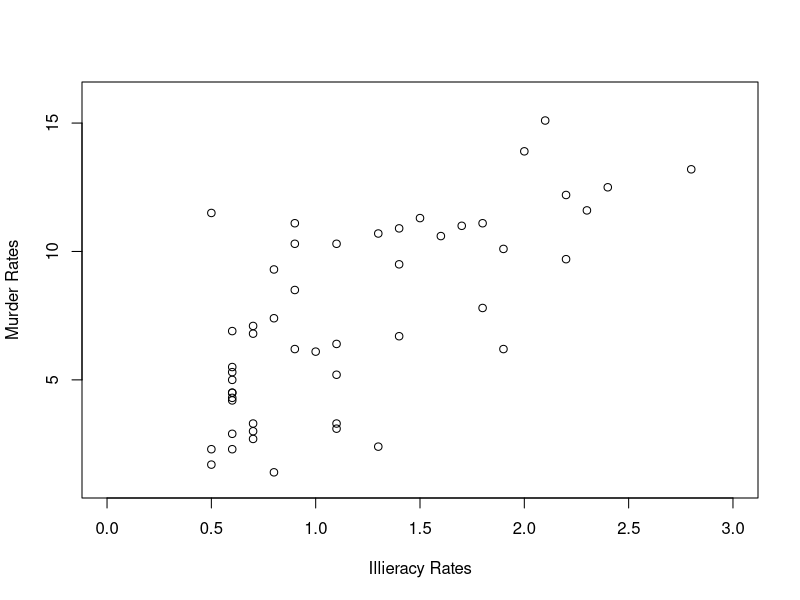
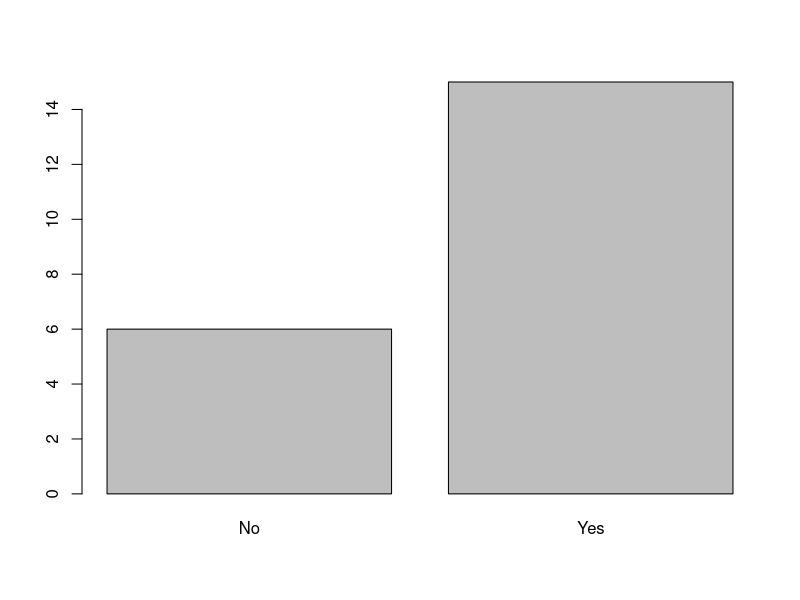
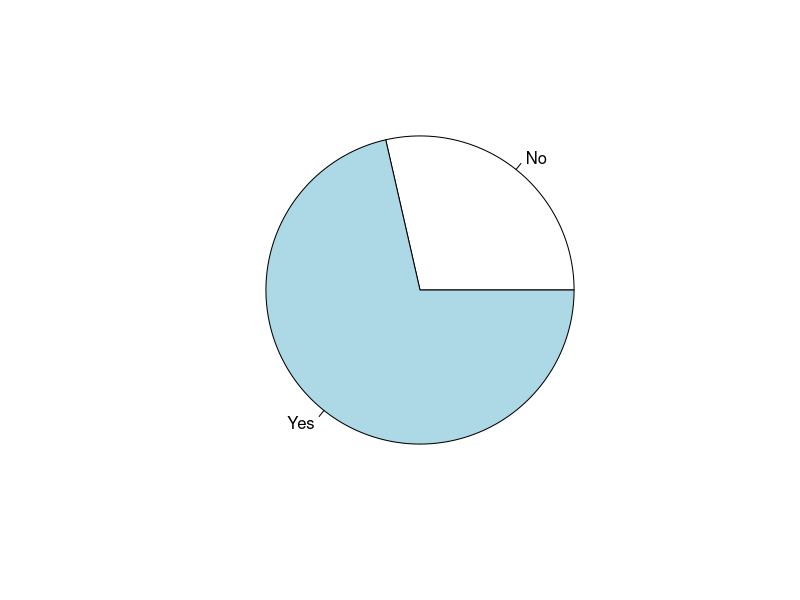

Reproduce these figures in R, in order.
## ---- chunk 1
knitr::opts_chunk$set(echo = TRUE)
#'%>%' <- magrittr::'%>%' 
library(dplyr)
## ---- chunk 2
# Tests
result_3.1 <- c(
    4 + 2 * 8, 
    4 + 2 * 8 + 3,
    -2^2,
    1 + 2^2 * 4,
    (2 + 4) / 3 / 2
    )

data.table::data.table(
    "exercise" = LETTERS[1:5],
    "result" = result_3.1
    ) %>%
    glue::glue_data("The output of exercise {exercise} is {result}")
## ---- chunk 3
# Tests
result_3.2 <- c(
    5 / 0,
    1 / Inf,
    0 / 0,
    Inf + 1
)

data.table::data.table(
    "exercise" = LETTERS[1:4],
    "result" = result_3.2
    ) %>%
    glue::glue_data("The output of exercise {exercise} is {result}")
## ---- chunk 4
# Tests

x <- 45
typeof(x)

x <- "foo"
typeof(x)

x <- FALSE
typeof(x)

x <- NULL
typeof(x)
## ---- chunk 5
x <- 2
x <- x * 2 + 1
x <- x * 3
# My prediction is that x will be 15. 
x
## ---- chunk 6
# 1: Create a variable y containing the value 5.
y <- 5

# 2: Overwrite the value of y by the value 3 * y
y <- 3 * y

# 3: Copy the value y into a new variable z
z <- y

## ---- chunk 7
signif(digits = 5, x = 342.88937)
signif(342.88937, 5)
## ---- chunk 8
x = 1
y = 'a'
z = NaN

ls()
rm(x)
ls()
rm(list = ls())
ls()
## ---- chunk 9
c(3, 7, 2, 8)
## ---- chunk 10
matrix(
    data = seq(from = 2, to = 8, by = 2), nrow = 2, ncol = 2
    )
## ---- chunk 11
list("e", 9, TRUE)
## ---- chunk 12
data.frame(
    "Category" = sort(rep(LETTERS[1:3], 2)),
    "Value" = c(5, 4, 6, 6, 9, 8)
)
## ---- chunk 13
x <- c(2, 3, 4, 5)
y <- c(6, 7, 8, 9)
c(x, y)
## ---- chunk 14
x + y
## ---- chunk 15
x <- c(2, 3, 4, 5)
x + 1
## ---- chunk 16
x * 2
## ---- chunk 17
y <- c(6, 7, 8)
z <- c(2, 3)
y + z
## ---- chunk 18
# a
x <- 2
is.vector(x)

# b
is.vector(2)
## ---- chunk 19
x <- c(2, 3, "a")
x
## ---- chunk 20
x <- c(2, 3, TRUE)
x
## ---- chunk 21
x <- c("a", "b")
y <- c(FALSE, TRUE)
c(x, y)
## ---- chunk 22
x <- c(7, 6, 4, 2, 3, 5)
## ---- chunk 23
x[2]
x[-2]
x[c(1,2)]
x[c(2,1)]
## ---- chunk 24
x[1] <- 5
x
## ---- chunk 25
x <- c(7, 6, 4, 2, 3, 5)

# a) Write a command that returns the 4th element of x
x[4]

# b) Write a command that replaces the 4th element of x with the value 1
x[4] <- 1

# c) Write a command that returns all but the 6th element of x
x[-6]

## ---- chunk 26
x <- c(7, 6, 4, 2)
ans <- x[c(2, 1, 3, 4)]
## ---- chunk 27
ans
## ---- chunk 28
x <- c(7, 6, 4, 2, 3, 5)

# a) Sort the vector in ascending order.
sort(x)

# b) Sort the vector in reverse order.
rev(x)

# c) Sort the vector in descending order.
sort(x, decreasing = TRUE)
## ---- chunk 29
ans <- x[c(FALSE, FALSE, TRUE, FALSE, FALSE, TRUE)]
## ---- chunk 30
ans
## ---- chunk 31
1:5
6:10
5:1
## ---- chunk 32
is.vector(1:5)
## ---- chunk 33
seq(from = 1, to = 2.5, by = 0.5)
seq(from = 2.5, to = 1, by = -0.5)
## ---- chunk 34
rep(2, times = 3)
rep(1:2, times = 3)
## ---- chunk 35
x <- c(3, 4, 10)
## ---- chunk 36
x == 4
x > 4
x >= 4
x != 4
## ---- chunk 37
x <- c(3, 4, 10)
y <- c(3, 4, 5)
## ---- chunk 38
x == y
x != y
## ---- chunk 39
TRUE + TRUE + FALSE + FALSE + FALSE
sum(c(TRUE, TRUE, FALSE, FALSE, FALSE))
## ---- chunk 40
x <- c(10, 8, -2, -6, -5)
## ---- chunk 41
x > 0
sum(x > 0)
## ---- chunk 42
x <- c(2,8,6,7,1,4,9)
## ---- chunk 43
# Tests
any(x == 4)
all(x == 4)
which(x == 4)
which(x != 4)
## ---- chunk 44
x <- c(53, 42, 64, 71, 84, 62, 95)
y <- c(53, 41, 68, 71, 81, 66, 65)
## ---- chunk 45
any(x == y)
## ---- chunk 46
all(x == y)
## ---- chunk 47
which(x == y)
## ---- chunk 48
which.min(x)
which.max(x)
## ---- chunk 49
x <- c(10, 147, 7, 6, 7, 12, 9, 12, 11, 8)

# a) Use mean() to compute the mean
mean(x)

# b) Use median() to calculate the median
median(x)

# c) Use sd() to calculate the standard deviation
sd(x)
## ---- chunk 50
sd(c(5, 5, 5, 5, 5))
## ---- chunk 51
sd(c(5, 6, 7))
sd(c(1, 6, 11))
## ---- chunk 52
abs(c(-1, 3, -4, -2))
## ---- chunk 53
degreesC <- c(23, 19, 21, 22, 18, 20, 24, 25)
## ---- chunk 54
degreesF <- (9/5) * degreesC + 32
degreesF
## ---- chunk 55
x <- c(538, 432, 684, 716, 814, 624, 956)
## ---- chunk 56
x[x > 700]
subset(x, subset = x > 700)

# c) 
subset(x, subset = x != 814)
## ---- chunk 57
Gender <- c("f", "m", "f", "m", "m", "f", "f", "f", "m", "f", "f", "m")
Age <- c(33, 35, 29, 34, 37, 36, 35, 40, 43, 38, 40, 44)
BP <- c(118, 115, 110, 117, 112, 119, 114, 121, 123, 117, 120, 121)

ex_41_df <- data.table::data.table(
    "Gender" = Gender,
    "Age" = Age,
    "Blood Pressure" = BP
) %>% tibble::as_tibble()

ex_41_df
## ---- chunk 58
3 == NA
NA == NA
## ---- chunk 59
x <- c(1, 2, NA)
## ---- chunk 60
sum(x)
sum(x, na.rm = TRUE)
## ---- chunk 61
x <- c(8, 4) %>%
    rep(3) %>%
    sort(decreasing = TRUE) %>%
    matrix(nrow = 2, byrow = TRUE)
x
## ---- chunk 62
dim(x)
nrow(x)
ncol(x)
## ---- chunk 63
matrix(c(1,2,3), nrow = 4, ncol = 2)
## ---- chunk 64
matrix(c(5, 4, 5, 4), nrow = 2, ncol = 2)
cbind(c(5, 4), c(5, 4))
rbind(c(5, 5), c(4, 4))
## ---- chunk 65
x <- matrix(1:9, nrow = 3, ncol = 3)
x
## ---- chunk 66
# Tests

x[1, 3]
x[1,]
x[, 3]
x[, -3]
## ---- chunk 67
x <- matrix(1:6, nrow = 2, ncol = 3)
x
## ---- chunk 68
x[, c(3,1,2)]
## ---- chunk 69
x <- matrix(
    c(8, 6, 3, 6, 5, 7),
    nrow = 3, ncol = 2
    )
x
## ---- chunk 70
apply(x, MARGIN = 1, FUN = sum)
apply(x, MARGIN = 2, FUN = min)
## ---- chunk 71
apply(X = USPersonalExpenditure, MARGIN = 1, FUN = mean)
## ---- chunk 72
apply(X = USPersonalExpenditure, MARGIN = 2, FUN = mean)
## ---- chunk 73
apply(X = USPersonalExpenditure, MARGIN = 1, FUN = sum)
## ---- chunk 74
apply(X = USPersonalExpenditure, MARGIN = 2, FUN = sum)
## ---- chunk 75
Employees <- list(Name = c("Joe", "Kim", "Ann", "Bob"),
Salary = c(56000, 67000, 60000, 55000),
Union = c (TRUE, TRUE, FALSE, FALSE))

str(Employees)
paste("---")
length(Employees)
## ---- chunk 76
# Tests
## c)
Employees[[3]]
print("---")
## d)
Employees$Union
## ---- chunk 77
x <- list(x1 = c(1, 2), x2 = c("a", "b"), x3 = 12)
## ---- chunk 78
names(x)
## ---- chunk 79
HtWtAge <- list(
    Height = c(65, 68, 70, 60, 61), 
    Weight = c(160, 171, 158, 148, 215), 
    Age = c(23, 20, 37, 40, 44)
)
## ---- chunk 80
# a)
lapply(HtWtAge, FUN = max)
# b)
sapply(HtWtAge, FUN = max)
## ---- chunk 81
col <- c("white", "grey", "black", "brown", "black", "white", "black",
"white")
wt <- c(23, 21, 12, 26, 25, 22, 26, 19)
len <- c(3.8, 3.7, 3.0, 3.4, 3.4, 3.1, 3.5, 3.2)
## ---- chunk 82
mice.data <- data.frame(
    "Color" = col,
    "Weight" = wt,
    "Length" = len
)

mice.data
## ---- chunk 83
rm(mice.data)
## ---- chunk 84
#my.file <- file.choose()
## ---- chunk 85
# Breaks when knitting to pdf. 
#my.file
## ---- chunk 86
# This breaks on 
#mice.data <- read.csv(my.file, sep = "", header = TRUE)
## ---- chunk 87
#mice.data
## ---- chunk 88
mice.data <- read.delim("mice.txt", sep = "") %>%
    as.data.frame()
## ---- chunk 89
nrow(mice.data)
ncol(mice.data)
head(mice.data)
names(mice.data)
str(mice.data)
## ---- chunk 90
status <- c("Married", "Single", "Single", "Married", "Single",
"Married", "Married", "Single", "Single")
age <- c(36, 33, 21, 29, 19, 35, 39, 28, 21)
educ <- c("HS Diploma", "Bachelor of Arts", "Bachelor of Science",
"Bachelor of Science", "HS Diploma", "Bachelor of Arts",
"Master of Science", "HS Diploma", "HS Diploma")

my.data <- data.frame(Status = status, Age = age, Education = educ)
## ---- chunk 91
my.data[6, 2]
my.data[6, ]
my.data[, 2]
my.data$Age
my.data[[2]]
## ---- chunk 92
# First solution []
my.data[, 3]
print("---[Second Solution]---")
# Second solution $
my.data$Education
print("---[Third Solution]---")
# Third solution [[]]
my.data[[3]]
## ---- chunk 93
age2 <- c(37, 34, 22, 30, 20, 36, 40, 29, 22)
## ---- chunk 94
x <- data.frame(A = 1:5, B = 6:10, C = c("a", "b", "c", "d", "e"))
## ---- chunk 95
names(x)
is.vector(names(x))
typeof(names(x))
## ---- chunk 96
names(x) <- c("AA", "BB", "CC")
x
## ---- chunk 97
# Note: Head used to avoid bloating pdf even further.
head(warpbreaks[warpbreaks$tension %in% "M", ])
## ---- chunk 98
head(subset(warpbreaks, subset = tension %in% "M"))
## ---- chunk 99
x.factor <- c("a", "a", "b", "b", "c", "c", "d", "d") %>%
    as.factor()

x.factor
## ---- chunk 100
length(x.factor)
## ---- chunk 101
levels(x.factor)
## ---- chunk 102
nlevels(x.factor)
## ---- chunk 103
x.fac <- factor(c("a", "a", "a", "b", "b", "c"))
levels(x.fac)
## ---- chunk 104
illit <- state.x77[, 3]
murder <- state.x77[, 5]
plot(x = illit, y = murder,
     ylab = "Murder Rates",
     xlab = "Illieracy Rates",
     xlim = c(0, 3),
     ylim = c(1, 16))
## ---- chunk 105
laughed <- c("Yes", "Yes", "Yes", "No", "Yes", "No", "Yes", "Yes", "Yes", "Yes", "No",
"Yes", "Yes", "Yes", "No", "No", "Yes", "Yes", "Yes", "No", "Yes")
## ---- chunk 106
my.tab <- table(laughed)
my.tab
## ---- chunk 107
my.tab %>% barplot()
## ---- chunk 108
my.tab %>% pie()
## ---- chunk 109
c("a", "b", "c") %>%
    class()

c(3, 6, 1) %>%
    class()

list(3, 5, 2) %>%
    class()
## ---- chunk 110
sqrt %>% 
    class()
## ---- chunk 111
sqrt %>%
    is.function()
## ---- chunk 112
apply.fun <- function(x, FUN) {
    do.call(FUN, arg = list(x))
}
## ---- chunk 113
glue::glue("
           The output of apply.fun(x = 4, FUN = sqrt) is {apply.fun(x = 4, FUN = sqrt)}.
           The output of apply.fun(x = -3, FUN = abs) is { apply.fun(x = -3, FUN = abs)}.
           ")
## ---- chunk 114
x <- c("a", "b", "c")
y <- factor(c("a", "b", "c"))
## ---- chunk 115
glue::glue("
    x has the class {class(x)} and is of type {typeof(x)}
    y has the class {class(y)} and is of type {typeof(y)}
")
## ---- chunk 116
summary %>%
     methods()

data.frame %>%
    methods()

factor %>%
    methods()
## ---- chunk 117
x <- data.frame(x1 = c(4, 3, 6),
x2 = c(4, 7, 9),
x3 = c(1, 1, 3))
summary(x)

y <- factor(c("a", "a", "b", "c", "c", "c", "c"))
summary(y)
## ---- chunk 118
summary.data.frame(x)
summary.factor(y)
## ---- chunk 119
x <- 4
y <- 7
## ---- chunk 120
glue::glue("
           Is x > 2 AND is y == 7? {x > 2 & y == 7}
           Is x < 0 OR is y == 7? {x < 0 | y == 7}
           is x NOT less than 0? {!(x < 0)}
           ")

## ---- chunk 121
10 < 20 | 15 < 16 & 9 == 10
(10 < 20 | 15 < 16) & 9 == 10
4 < 3 & (5 < 6 | 8 < 9)
(4 < 3 & 5 < 6) | 8 < 9
## ---- chunk 122
c(FALSE, TRUE, FALSE) & c(TRUE, TRUE, FALSE)

c(FALSE, TRUE, FALSE) | c(TRUE, TRUE, FALSE)

!c(FALSE, TRUE, FALSE)
## ---- chunk 123
x <- c(1, 2, 6, 5)
## ---- chunk 124
!(x > 4)
x > 4 & x < 6
!(x > 4 & x < 6)
x > 4 | x < 6
## ---- chunk 125
f1 <- function(x) {
    y <- x + 1
    return(y)
}
## ---- chunk 126
f2 <- function(x) {
    y <- x + 1
    y
}
## ---- chunk 127
    relative_difference <- function(x, y) {
        ret_val <- ((x - y) / y) |> 
            abs()
        
        ret_val
    }
## ---- chunk 128
    relative_difference <- function(x, y = 1) {
        ret_val <- ((x - y) / y) |> 
            abs()
        
        ret_val
    }
## ---- chunk 129
summary_statistics <- function(vector) {
    mean <- mean(vector)
    median <- median(vector)
    sd <- sd(vector)
    range <- range(vector)
    
    list(mean, median, sd, range)
}
## ---- chunk 130
max_value <- function(vector_1, vector_2) {
    max(vector_1, vector_2)
}
## ---- chunk 131
max_value <- function(...) {
    max(c(...))
}
